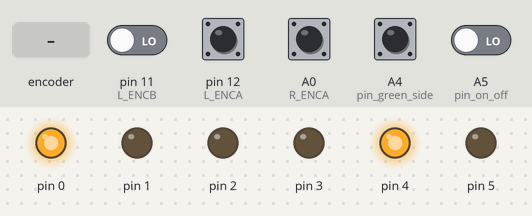
Simulated run of this program. Board: Teensy 4. Parts: output pins drawn as LEDs (lit = HIGH). Inputs (shaded band) come from the test bench; at power-on: A0 (R_ENCA), A4 (pin_green_side), pin 12 (L_ENCA) HIGH, A5 (pin_on_off), pin 11 (L_ENCB) LOW.

Above: at 1.2 s.
1.3 s: rotary encoder on pin 12 (L_ENCA) / pin 11 (L_ENCB) turned 3 steps (first pin leading)
At 3.7 s:
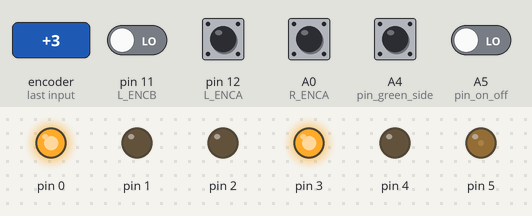
4.9 s: A5 (pin_on_off) driven HIGH
At 5.05 s:
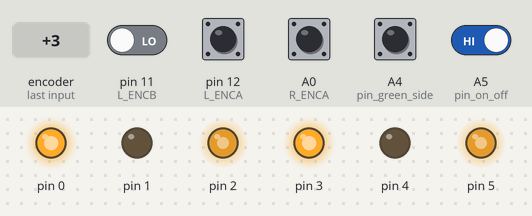
At 6.26 s:
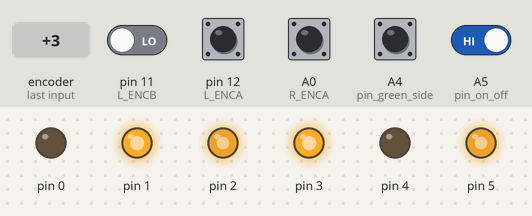
Timing chart, 0 to 13.9 s (numbered marks = the images above; inputs shaded):
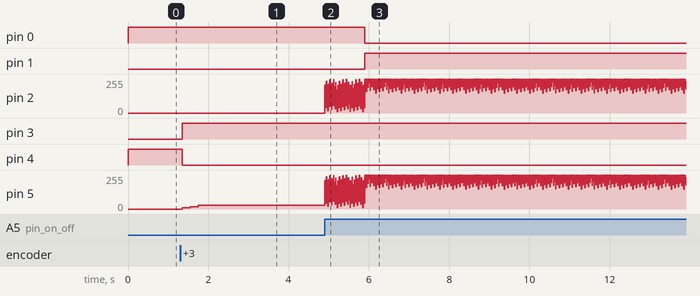

Measured:
- after the input at 1.3 s, pin 3: LOW → HIGH after 0.05 s; pin 4: HIGH → LOW after 0.05 s; pin 5: moves from 0/255 to 30/255 over 2.9 s, starting after 0.05 s

The program:

main.cpp
```cpp
#include <Arduino.h>
#include <TimerOne.h>
#include <rolling_basis.h>
#include <util/atomic.h>

// Mouvement params
#define ACTION_ERROR_AUTH 20
#define TRAJECTORY_PRECISION 50
#define NEXT_POSITION_DELAY 100
#define INACTIVE_DELAY 2000
#define RETURN_START_POSITION_DELAY 70000
#define STOP_MOTORS_DELAY 98000
#define DISTANCE_NEAR_START_POSITION 30.0

// PID
#define MAX_PWM 150
#define LOW_PWM 80 // To use for pecise action with low speed
#define Kp 8.0
#define Ki 0.0
#define Kd 0.2

#define RIGHT_MOTOR_POWER_FACTOR 1.0
#define LEFT_MOTOR_POWER_FACTOR  1.17

// Default position
#define START_X 0.0
#define START_Y 0.0
#define START_THETA 0.0

// Creation Rolling Basis
#define ENCODER_RESOLUTION 1024
#define CENTER_DISTANCE 27.07
#define WHEEL_DIAMETER 6.1

// Motor Left
#define L_ENCA 12
#define L_ENCB 11
#define L_PWM 5
#define L_IN2 3
#define L_IN1 4

// Motor Right
#define R_ENCA 14
#define R_ENCB 13
#define R_PWM 2
#define R_IN2 1
#define R_IN1 0

Rolling_Basis *rolling_basis_ptr = new Rolling_Basis(ENCODER_RESOLUTION, CENTER_DISTANCE, WHEEL_DIAMETER);

/* Strat part */
#define STRAT_SIZE 9

const Action bleu_strat_model[STRAT_SIZE] = {
    create_action(9.0, 0.0, NEXT_POSITION_DELAY, ACTION_ERROR_AUTH),
    create_action(9.0 + 20.0 * cos(PI / 8), 20.0 * sin(PI / 8), NEXT_POSITION_DELAY, ACTION_ERROR_AUTH, LOW_PWM),
    create_action(57.0, 47.0, NEXT_POSITION_DELAY, ACTION_ERROR_AUTH, LOW_PWM),
    create_action(227.0, 47.0, NEXT_POSITION_DELAY, ACTION_ERROR_AUTH),
    create_action(217.0, 47.0, NEXT_POSITION_DELAY, ACTION_ERROR_AUTH, LOW_PWM),
    create_action(227.0, 1.0, NEXT_POSITION_DELAY, ACTION_ERROR_AUTH),
    create_action(187.0, 1.0, NEXT_POSITION_DELAY, ACTION_ERROR_AUTH),
    create_action(187.0, 47.0, NEXT_POSITION_DELAY, ACTION_ERROR_AUTH),
    create_action(17.0, 15.0, NEXT_POSITION_DELAY, ACTION_ERROR_AUTH)};
Action bleu_return_position = create_action(20.0, 15.0, NEXT_POSITION_DELAY, ACTION_ERROR_AUTH);

const Action green_strat_model[STRAT_SIZE] = {
    create_action(9.0, 0.0, NEXT_POSITION_DELAY, ACTION_ERROR_AUTH),
    create_action(9.0 + 20.0 * cos(PI / 8), -(20.0 * sin(PI / 8)), NEXT_POSITION_DELAY, ACTION_ERROR_AUTH, LOW_PWM),
    create_action(57.0, -47.0, NEXT_POSITION_DELAY, ACTION_ERROR_AUTH, LOW_PWM),
    create_action(227.0, -47.0, NEXT_POSITION_DELAY, ACTION_ERROR_AUTH),
    create_action(217.0, -47.0, NEXT_POSITION_DELAY, ACTION_ERROR_AUTH, LOW_PWM),
    create_action(227.0, -1.0, NEXT_POSITION_DELAY, ACTION_ERROR_AUTH),
    create_action(187.0, -1.0, NEXT_POSITION_DELAY, ACTION_ERROR_AUTH),
    create_action(187.0, -47.0, NEXT_POSITION_DELAY, ACTION_ERROR_AUTH),
    create_action(17.0, -15.0, NEXT_POSITION_DELAY, ACTION_ERROR_AUTH)
};
Action green_return_position = create_action(20.0, -15.0, NEXT_POSITION_DELAY, ACTION_ERROR_AUTH);

Action strat[STRAT_SIZE];
Action return_position;
short action_index = 0;

/******* Attach Interrupt *******/
inline void left_motor_read_encoder()
{
  if (digitalRead(L_ENCB) > 0)
    rolling_basis_ptr->left_motor->ticks++;
  else
    rolling_basis_ptr->left_motor->ticks--;
}

inline void right_motor_read_encoder()
{
  if (digitalRead(R_ENCB) > 0)
    rolling_basis_ptr->right_motor->ticks++;
  else
    rolling_basis_ptr->right_motor->ticks--;
}

// Pin ON / OFF
byte pin_on_off = 19;

// Switch side
byte pin_green_side = 18;

// Globales variables
long right_ticks = 0;
long left_ticks = 0;

long start_time = -1;

void handle();

void setup()
{
  pinMode(pin_on_off, INPUT);
  pinMode(pin_green_side, INPUT);

  // Change pwm frequency
  analogWriteFrequency(R_PWM, 60000);
  analogWriteFrequency(L_PWM, 60000);

  // Init motors
  rolling_basis_ptr->init_right_motor(R_IN1, R_IN2, R_PWM, R_ENCA, R_ENCB, Kp, Ki, Kd, RIGHT_MOTOR_POWER_FACTOR, 0);
  rolling_basis_ptr->init_left_motor(L_IN1, L_IN2, L_PWM, L_ENCA, L_ENCB, Kp, Ki, Kd, LEFT_MOTOR_POWER_FACTOR, 0);
  rolling_basis_ptr->init_motors();

  // Init Rolling Basis
  rolling_basis_ptr->init_rolling_basis(START_X, START_Y, START_THETA, INACTIVE_DELAY, TRAJECTORY_PRECISION, MAX_PWM);
  attachInterrupt(digitalPinToInterrupt(L_ENCA), left_motor_read_encoder, RISING);
  attachInterrupt(digitalPinToInterrupt(R_ENCA), right_motor_read_encoder, RISING);

  // Init start with the good side
  if (digitalRead(pin_green_side) == 0){
    memcpy(strat, green_strat_model, sizeof(Action) * STRAT_SIZE);
    return_position = green_return_position;
  }
  else{
    memcpy(strat, bleu_strat_model, sizeof(Action) * STRAT_SIZE);
    return_position = bleu_return_position;
  }

  // Init motors handle timer
  Timer1.initialize(10000);
  Timer1.attachInterrupt(handle);
}

void loop()
{
  rolling_basis_ptr->odometrie_handle();

  if (start_time == -1 && digitalRead(pin_on_off))
    start_time = millis();
}

void handle(){
  // Not end of the game ?
  if ((millis() - start_time) < STOP_MOTORS_DELAY || start_time == -1)
  {
    // Authorize to move ?
    if (digitalRead(pin_on_off))
    {
      rolling_basis_ptr->is_running_update();
      // Must return to start position ?
      if ((millis() - start_time) > RETURN_START_POSITION_DELAY)
      {
        // Calculate distance from start position
        float d_x = rolling_basis_ptr->X;
        float d_y = rolling_basis_ptr->Y;
        float dist_robot_start_position = sqrt((d_x * d_x) + (d_y * d_y));

        // Check if we are already in the start position (> 5 cm -> go to home)
        if (dist_robot_start_position > DISTANCE_NEAR_START_POSITION)
          rolling_basis_ptr->action_handle(&return_position);
      }
      // Do classic trajectory
      else if (action_index < STRAT_SIZE)
      {
        ATOMIC_BLOCK(ATOMIC_RESTORESTATE)
        {
          right_ticks = rolling_basis_ptr->right_motor->ticks;
          left_ticks = rolling_basis_ptr->left_motor->ticks;
        }

        // If there is an action to complete
        if (0 <= action_index && action_index < STRAT_SIZE)
          rolling_basis_ptr->action_handle(&strat[action_index]);

        // Next coords if the current is done
        if (!strat[action_index].start_rotation && !strat[action_index].move_forward && !strat[action_index].end_rotation)
          action_index++;
      }
      else
        rolling_basis_ptr->keep_current_position(right_ticks, left_ticks);
    }
    else
      rolling_basis_ptr->keep_current_position(right_ticks, left_ticks);
  }
  else{
    rolling_basis_ptr->left_motor->set_motor(1, 0);
    rolling_basis_ptr->right_motor->set_motor(1, 0);
  }
}
```
